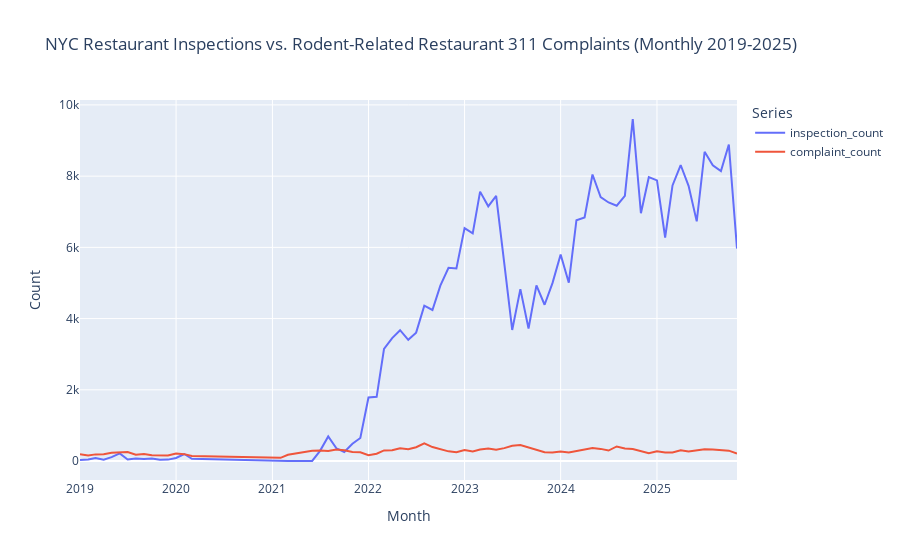

The cell this chart's notebook holds for it:
### Markdown cell above
Next I used .merge to merge the two datasets on the month, so the new dataset should have a month column and a column each for inspection count and complaint count.

### Code cell
import plotly.express as px

monthly_merged["month"] = monthly_merged["month"].astype(str)

fig = px.line(
    monthly_merged,
    x="month",
    y=["inspection_count", "complaint_count"],
    title="NYC Restaurant Inspections vs. Rodent-Related Restaurant 311 Complaints (Monthly 2019-2025)",
)

fig.update_layout(xaxis_title="Month", yaxis_title="Count", legend_title="Series")

fig.show()

### Figure 1 — Plotly figure (JSON) as saved in the notebook; plotly's stock layout.template omitted (floating-point values rounded to 4 significant figures)
{"data": [{"hovertemplate": "variable=inspection_count<br>month=%{x}<br>value=%{y}<extra></extra>", "legendgroup": "inspection_count", "line": {"color": "#636efa", "dash": "solid"}, "marker": {"symbol": "circle"}, "mode": "lines", "name": "inspection_count", "orientation": "v", "showlegend": true, "type": "scatter", "x": ["2019-01", "2019-02", "2019-03", "2019-04", "2019-05", "2019-06", "2019-07", "2019-08", "2019-09", "2019-10", "2019-11", "2019-12", "2020-01", "2020-02", "2020-03", "2020-12", "2021-02", "2021-03", "2021-06", "2021-07", "2021-08", "2021-09", "2021-10", "2021-11", "2021-12", "2022-01", "2022-02", "2022-03", "2022-04", "2022-05", "2022-06", "2022-07", "2022-08", "2022-09", "2022-10", "2022-11", "2022-12", "2023-01", "2023-02", "2023-03", "2023-04", "2023-05", "2023-06", "2023-07", "2023-08", "2023-09", "2023-10", "2023-11", "2023-12", "2024-01", "2024-02", "2024-03", "2024-04", "2024-05", "2024-06", "2024-07", "2024-08", "2024-09", "2024-10", "2024-11", "2024-12", "2025-01", "2025-02", "2025-03", "2025-04", "2025-05", "2025-06", "2025-07", "2025-08", "2025-09", "2025-10", "2025-11"], "xaxis": "x", "y": [28, 43, 88, 39, 110, 213, 43, 68, 57, 73, 34, 40, 87, 197, 62, 1, 4, 1, 2, 286, 692, 357, 254, 485, 647, 1784, 1804, 3149, 3454, 3674, 3404, 3606, 4363, 4242, 4926, 5428, 5410, 6542, 6393, 7566, 7152, 7447, 5541, 3681, 4828, 3722, 4931, 4389, 4996, 5800, 5009, 6763, 6839, 8046, 7409, 7261, 7171, 7446, 9605, 6958, 7971, 7882, 6277, 7738, 8313, 7727, 6730, 8685, 8307, 8142, 8889, 5966], "yaxis": "y"}, {"hovertemplate": "variable=complaint_count<br>month=%{x}<br>value=%{y}<extra></extra>", "legendgroup": "complaint_count", "line": {"color": "#EF553B", "dash": "solid"}, "marker": {"symbol": "circle"}, "mode": "lines", "name": "complaint_count", "orientation": "v", "showlegend": true, "type": "scatter", "x": ["2019-01", "2019-02", "2019-03", "2019-04", "2019-05", "2019-06", "2019-07", "2019-08", "2019-09", "2019-10", "2019-11", "2019-12", "2020-01", "2020-02", "2020-03", "2020-12", "2021-02", "2021-03", "2021-06", "2021-07", "2021-08", "2021-09", "2021-10", "2021-11", "2021-12", "2022-01", "2022-02", "2022-03", "2022-04", "2022-05", "2022-06", "2022-07", "2022-08", "2022-09", "2022-10", "2022-11", "2022-12", "2023-01", "2023-02", "2023-03", "2023-04", "2023-05", "2023-06", "2023-07", "2023-08", "2023-09", "2023-10", "2023-11", "2023-12", "2024-01", "2024-02", "2024-03", "2024-04", "2024-05", "2024-06", "2024-07", "2024-08", "2024-09", "2024-10", "2024-11", "2024-12", "2025-01", "2025-02", "2025-03", "2025-04", "2025-05", "2025-06", "2025-07", "2025-08", "2025-09", "2025-10", "2025-11"], "xaxis": "x", "y": [192, 159, 187, 188, 231, 241, 252, 177, 195, 165, 163, 158, 209, 194, 143, 98, 89, 177, 288, 296, 284, 325, 301, 254, 245, 165, 204, 299, 303, 359, 333, 387, 497, 393, 344, 272, 250, 307, 268, 321, 354, 317, 363, 428, 449, 379, 320, 249, 240, 266, 239, 279, 314, 369, 341, 294, 409, 353, 338, 285, 217, 272, 239, 241, 304, 265, 296, 330, 325, 318, 291, 209], "yaxis": "y"}], "layout": {"legend": {"title": {"text": "Series"}, "tracegroupgap": 0}, "title": {"text": "NYC Restaurant Inspections vs. Rodent-Related Restaurant 311 Complaints (Monthly 2019-2025)"}, "xaxis": {"anchor": "y", "domain": [0, 1], "title": {"text": "Month"}}, "yaxis": {"anchor": "x", "domain": [0, 1], "title": {"text": "Count"}}}}
